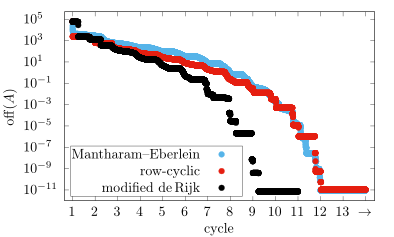

Here is the gnuplot script that generated this plot:
# max 140 (W) x 195 (H) mm
set term cairolatex pdf standalone header "\\usepackage{amsmath,amsfonts}" color font ", 10" size 10cm,6cm
set output "d512off.tex"
set key bottom left vertical spacing 1.5 box width 2
set logscale y

set xrange [-47000:1753609]
set xtics ("1" 1, "2" 130817, "3" 261633, "4" 392449, "5" 523265, "6" 654081, "7" 784897, "8" 915713, "9" 1046529, "10" 1177345, "11" 1308161, "12" 1438977, "13" 1569793, "$\\rightarrow$" 1700609)
set xlabel "cycle"

set yrange [1e-12:5e5]
set ylabel "$\\mathop{\\mathrm{off}}(A)$"
set ytics ("$10^{-11}$" 1e-11, "$10^{-9\\hphantom{0}}$" 1e-9, "$10^{-7\\hphantom{0}}$" 1e-7, "$10^{-5\\hphantom{0}}$" 1e-5, "$10^{-3\\hphantom{0}}$" 1e-3, "$10^{-1\\hphantom{0}}$" 1e-1, "$10^{1\\hphantom{-0}}$" 1e1, "$10^{3\\hphantom{-0}}$" 1e3, "$10^{5\\hphantom{-0}}$" 1e5)

set datafile columnheaders
plot "d512ME.csv" using 1:3 with points title "Mantharam--Eberlein" pointtype 7 linetype 3 pointsize 0.6875, \
     "d512rc.csv" using 1:3 with points title "row-cyclic" pointtype 7 linetype 7 pointsize 0.6875, \
     "d512dR.csv" using 1:3 with points title "modified de\\,Rijk" pointtype 7 linetype -1 pointsize 0.6875
